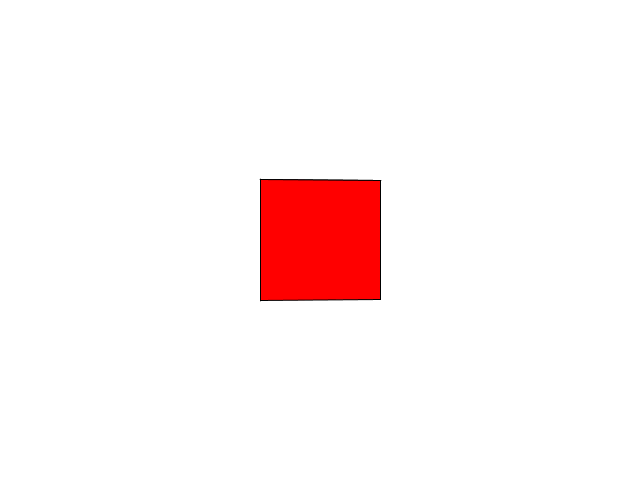
Frame 1 (no input)
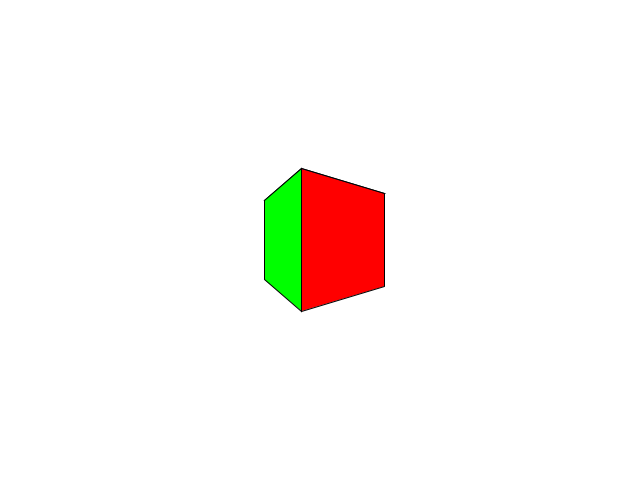
Frame 60 (the mouse pressed at the canvas centre just before this capture)
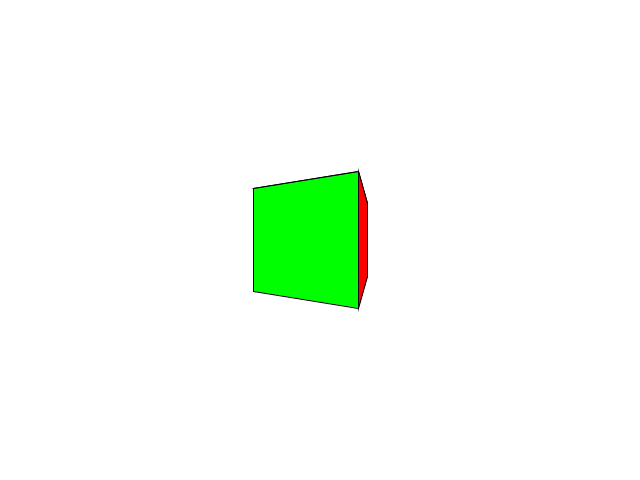
Frame 120 (the mouse held since frame 60 and released just before this capture)

The Processing sketch that drew these frames (run headless with seeded random() and noise(); from frame 60 on, the mouse is pressed at the canvas centre):

// Processing sketch: sketch_3d_code_examples_06
// ── sketch_3d_code_examples_06.pde

void setup() {
  size(640, 480);
  
  screen = new PVector(-width/2, -height/2, -200);
  eye = new PVector(0, 0, -350);
}

void draw() {
  background(255);
  
  PVector f1[] = {
    new PVector(-100, -100, -100),
    new PVector(100, -100, -100),
    new PVector(100, 100, -100),
    new PVector(-100, 100, -100)
  };
  
  PVector f2[] = {
    new PVector(-100, -100, -100),
    new PVector(-100, -100, 100),
    new PVector(-100, 100, 100),
    new PVector(-100, 100, -100)
  };
  
  PVector f3[] = {
    new PVector(-100, -100, -100),
    new PVector(100, -100, -100),
    new PVector(100, -100, 100),
    new PVector(-100, -100, 100)
  };
  
   PVector f4[] = {
    new PVector(-100, -100, 100),
    new PVector(100, -100, 100),
    new PVector(100, 100, 100),
    new PVector(-100, 100, 100)
  };
  
  PVector f5[] = {
    new PVector(100, -100, -100),
    new PVector(100, -100, 100),
    new PVector(100, 100, 100),
    new PVector(100, 100, -100)
  };
  
  PVector f6[] = {
    new PVector(-100, 100, -100),
    new PVector(100, 100, -100),
    new PVector(100, 100, 100),
    new PVector(-100, 100, 100)
  };
  
  float r = 0.01 * frameCount;
  
  f1 = tryRotate(f1, r);
  f2 = tryRotate(f2, r);
  f3 = tryRotate(f3, r);
  f4 = tryRotate(f4, r);
  f5 = tryRotate(f5, r);
  f6 = tryRotate(f6, r);
  
  ArrayList<PVector[]> shapes = new ArrayList();
  IntList colors = new IntList();
  
  shapes.add(f1);
  colors.append(color(255, 0, 0));
  
  shapes.add(f2);
  colors.append(color(0, 255, 0));
  
  shapes.add(f3);
  colors.append(color(0, 0, 255));
  
  //shapes.add(f4);
  //colors.append(color(255, 0, 255));
  
  //shapes.add(f5);
  //colors.append(color(0, 255, 255));
  
  //shapes.add(f6);
  //colors.append(color(255, 255, 0));
  
  IntList drawOrder = sortDrawOrder(shapes);
  
  for (int j=0; j<drawOrder.size(); j++) {
    int i = drawOrder.get(j);
    PVector s[] = shapes.get(i);
    ArrayList<PVector> projV = projShape(s);
    color c = color(colors.get(i));
    drawShape(projV, c);
  }
}

IntList sortDrawOrder(ArrayList<PVector[]> shapes) {
  
  FloatList first = new FloatList();
  for (PVector s[]: shapes) {
    first.push(averageZ(s));
  }
  
  IntList result = new IntList();
  while(result.size() < first.size()) {
    int idx = getMaxIndex(first, result);
    result.push(idx);
  }
  
  //return new IntList(2, 1, 0);
  return result;
}

PVector[] tryRotate(PVector in[], float radians) {
  
  //printArray(in);
  PVector[] result = new PVector[in.length];
  for (int i = 0; i < in.length; i++) {
   PVector v = in[i].copy();
   v.x = cos(radians) * in[i].x - sin(radians) * in[i].z;
   v.z = sin(radians) * in[i].x + cos(radians) * in[i].z;
   result[i] = v;
  }
  //printArray(result);
  return result;
}

float averageZ(PVector s[]) {
  float totalZ = 0;
  for (PVector v: s) {
    totalZ += v.z;
  }
  return totalZ / s.length;
  
}

float maxZ(PVector s[]) {
  float maxZ = -1000000;
  for (PVector v: s) {
    if (maxZ < v.z) {
      maxZ = v.z; 
    }
  }
  return maxZ;  
}

int getMaxIndex(FloatList list, IntList exclude) {
  
  float max = -100000;
  int idx = -1;
  for (int i=0; i<list.size(); i++) {
    if (exclude.hasValue(i)) {
      continue; 
    }
    if (list.get(i) > max) {
      max = list.get(i);
      idx = i;
    }
  }
  return idx;
}

void drawShape(ArrayList<PVector> projV, color c) {
  fill(c);
  beginShape();
  for (PVector v: projV) {
    vertex(v.x, v.y);
  }
  endShape(CLOSE);
}

ArrayList<PVector> projShape(PVector vs[]) {
  ArrayList<PVector> result = new ArrayList();
  
  for (PVector v: vs) {
    PVector projV = proj(v);
    result.add(projV);
  }
  
  return result;
}

PVector proj(PVector in) {
  return proj1(in);
  //return proj2(in);
}

PVector proj1(PVector in) {
  PVector out = new PVector();
  
  float a = (screen.z - in.z) * (eye.x - in.x) / (eye.z - in.z);
  out.x = in.x + a - screen.x; 
  
  a = (screen.z-in.z) * (eye.y - in.y) / (eye.z - in.z);
  out.y = in.y + a - screen.y;
  
  return out;
}

PVector proj2(PVector in) {
  PVector out = new PVector();
  out.x = ((in.x - eye.x) * ((screen.z - eye.z)/(in.z + 300))) + eye.x + width/2;
  out.y = ((in.y - eye.y) * ((screen.z - eye.z)/(in.z + 300))) + eye.y + height/2;
  return out;
}

PVector proj3(PVector in) {
  PVector out = new PVector();
  float z = in.z + 400;
  out.x = ((eye.x - in.x) * (screen.z - z) - (eye.z - z) * (screen.x - in.x)) / ( eye.z - z);
  out.y = ((eye.y - in.y + 300) * (screen.z - z) - (eye.z - z) * (screen.y - in.y + 300)) / ( eye.z - z);
  return out;
}

PVector proj4(PVector in) {
  // Got from Wikipedia
  PVector d = PVector.sub(in, eye);
  PVector out = new PVector();
  out.x = eye.z * d.x / d.z + eye.x;
  out.y = eye.z * d.y / d.z + eye.y;
  
  // make it center
  out.x += width/2;
  out.y += height/2;
  return out;
}


PVector screen;
PVector eye;
